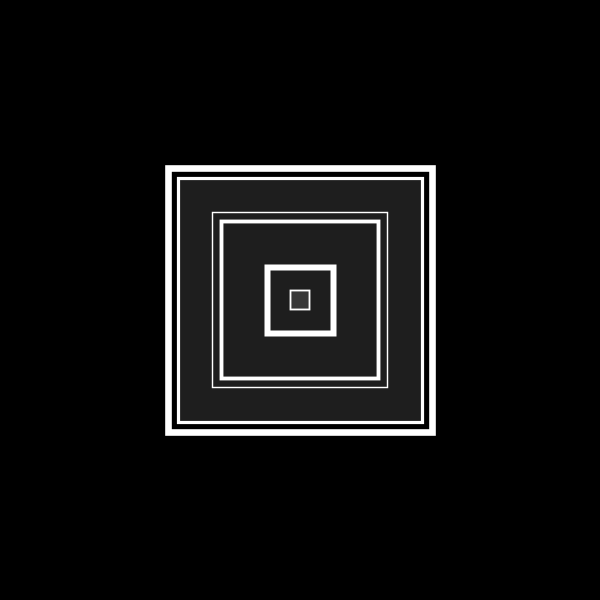
Frame 1 (no input)
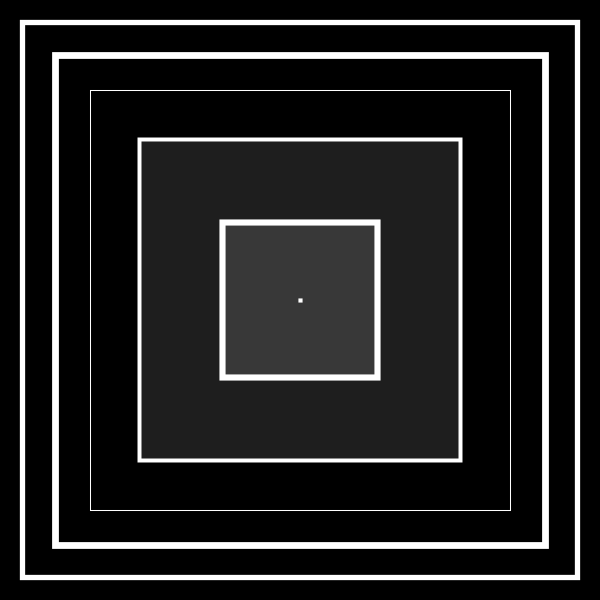
Frame 60 (the mouse pressed at the canvas centre just before this capture)
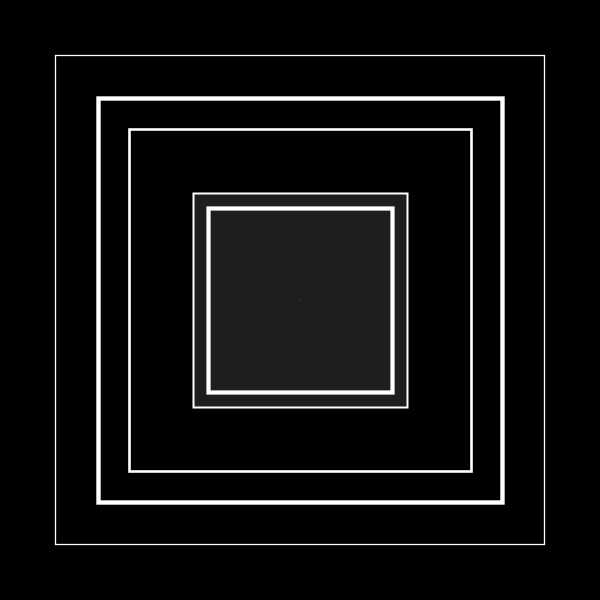
Frame 120 (the mouse held since frame 60 and released just before this capture)

The Processing sketch that drew these frames (run headless with seeded random() and noise(); from frame 60 on, the mouse is pressed at the canvas centre):

// Processing sketch: cuadro2
// ── cuadro2.pde


void setup() {
  frameRate(10);
  size(600,600);
  smooth();
  background(0);
  rectMode(CENTER);
}

int maxRects = 6;

void draw() {
  background(0);
  stroke(255);
  int lado = (int)random(width/20);
  for (int i = 0; i < maxRects; i++) {
    strokeWeight(random(7));
    int fill = (int) random(2);
    if (fill > 0) {
    fill(255,30);
  } else {
    noFill();
  }
    rect(width/2,height/2,lado, lado);
    lado = lado + (int) random(width/(maxRects/2));
  } 
}
